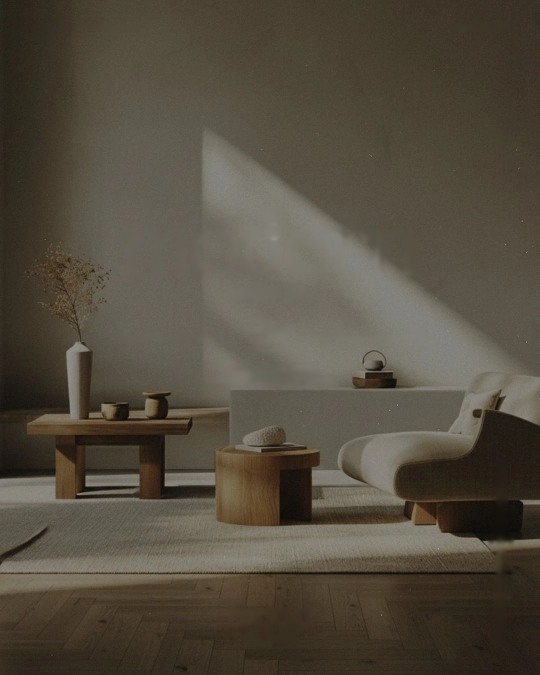
#> input picture design/svif-forsida/src/ref1_clean.png, 1080 x 1350 px, found by its file name (shown at 1/2 size)
$ python prep.py
#> lines starting #> are read from the running program, lines starting #| are printed output that depends on the picture; after the words box and inside, x2 and y2 are one past the last pixel; in counts of white or black regions, pixels touching at a corner belong together
import cv2, numpy as np
rng=np.random.default_rng(7)
def up(src,dst,scale):
    img=cv2.imread(src)
    big=cv2.resize(img,None,fx=scale,fy=scale,interpolation=cv2.INTER_LANCZOS4)
    bl=cv2.GaussianBlur(big,(0,0),2.0); big=cv2.addWeighted(big,1.35,bl,-0.35,0)
    n=rng.normal(0,3.2,big.shape[:2])[...,None]; big=np.clip(big+n,0,255).astype(np.uint8)
    cv2.imwrite(dst,big,[cv2.IMWRITE_JPEG_QUALITY,92]); print(dst,big.shape)
img=cv2.imread('src/ref1_clean.png')
#> img is the input picture: shape (1350, 1080, 3); mean B, G, R 63.1, 76.2, 83.7
m=np.zeros(img.shape[:2],np.uint8); cv2.circle(m,(546,463),14,255,-1)
#> after `cv2.circle(m, (546, 463), 14, 255, -1)`:
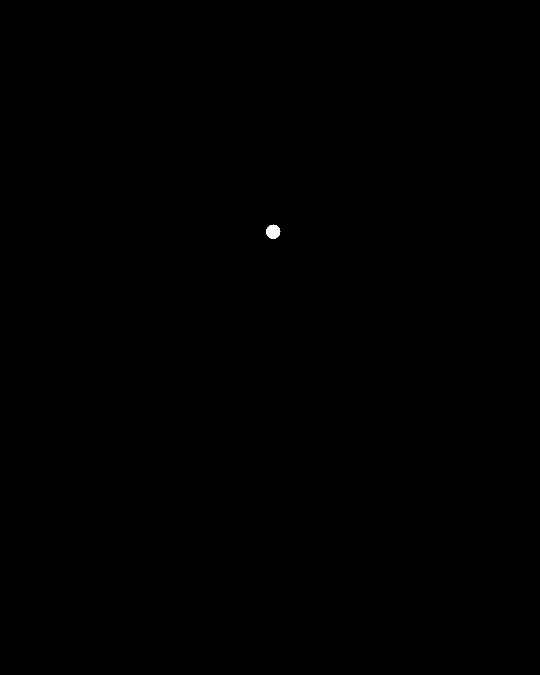
#> m: shape (1350, 1080) (shown at 1/2 size); 0.04% white; 1 white region, box (x1, y1, x2, y2) and area: (532, 449, 561, 478) 613
img=cv2.inpaint(img,m,15,cv2.INPAINT_TELEA); cv2.imwrite('src/ref1_clean.png',img)
up('src/ref1_clean.png','src/bg1.jpg',2.0)
#| src/bg1.jpg (2700, 2160, 3)
up('src/ref2_clean.png','src/bg2.jpg',3.0)
#> (the run stopped early here; a loop or call above may not have finished)
